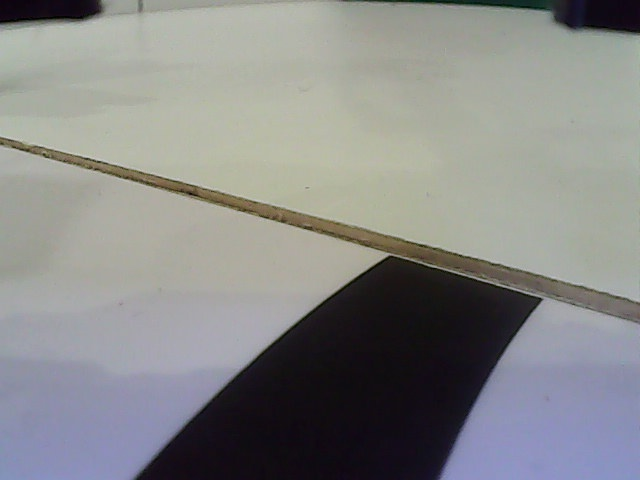
#> input picture bawty/hsvcalibimagecurvelinegap.jpg, 640 x 480 px, given in place of the camera
$ python workinglt.py
#> lines starting #> are read from the running program, lines starting #| are printed output that depends on the picture; after the words box and inside, x2 and y2 are one past the last pixel; in counts of white or black regions, pixels touching at a corner belong together
### bawty/MultiThread.py
import cv2
from threading import Thread

class WebcamStream:

    def __init__(self, stream_id = 0):
#> called with stream_id = 0
        self.stream_id = stream_id
        print(self.stream_id)
        self.vcap = cv2.VideoCapture(self.stream_id, cv2.CAP_V4L2)
        self.vcap.set(cv2.CAP_PROP_FRAME_WIDTH, 640)
        self.vcap.set(cv2.CAP_PROP_FRAME_HEIGHT, 480)
        self.vcap.set(cv2.CAP_PROP_FOURCC, cv2.VideoWriter_fourcc('M', 'J', 'P', 'G'))
        # assert self.vcap.isOpened()

        if self.vcap.isOpened() is False:
            print('[Exiting]: Error accessing webcam stream. (MultiThread)')
            exit(0)

        #print fps
        # fps_input_stream = int(self.vcap.get(5))
        # print('FPS of input stream:', fps_input_stream)

        #reading a single frame from vcap stream for initialisation
        self.grabbed, self.frame = self.vcap.read()
#> self.frame is the input picture: shape (480, 640, 3); mean B, G, R 135.4, 136.4, 135.6
        if self.grabbed is False:
            print('[Exiting]: No more frames to read. (MultiThread)')
            exit(0)
        #self.stopped is initialised to False
        self.stopped = True
        #thread instantiation
        self.t = Thread(target=self.update, args=())
        self.t.daemon = True #daemon threads run in the background

    def start(self):
        self.stopped = False
        self.t.start()

    def update(self):
        while True:
            if self.stopped is True:
                break
            self.grabbed, self.frame = self.vcap.read()
            if self.grabbed is False:
                print('[Exiting]: No more frames to read. (MultiThread)')
                self.stopped = True
                break
        self.vcap.release()

    def read(self):
        return self.frame

    def stop(self):
        self.stopped = True

### bawty/workinglt.py
import cv2
from MultiThread import WebcamStream
import serial
import numpy as np
# import struct
# from time import sleep
import math
import enum

#* CAMERA
lt_stream = WebcamStream(stream_id = 0)
lt_stream.start()
lt_frame = lt_stream.read()
width, height_org = lt_frame.shape[1], lt_frame.shape[0]
#> width = 640; height_org = 480
print("Line track camera width:", width, "Camera height:", height_org)
#| Line track camera width: 640 Camera height: 480

crop_h_bw = 93
crop_h_bw_gap = 110
height = height_org
#> height = 480
# cam_x = width/2 #-1 to bias robot to the right
# cam_y = height - 1
# print(f"Line track image centred on ({cam_x}, {cam_y})")
centre_x = int(width/2)
#> centre_x = 320

#* SERIAL
ser = serial.Serial("/dev/serial0", 9600)

#* COLOR CALIBRATION
# l_black = 0
u_black = 70

l_green = np.array([30, 50, 60], np.uint8)
u_green = np.array([85, 255, 255], np.uint8)

l_red1 = np.array([0, 100, 80], np.uint8) #! untuned red values
u_red1 = np.array([15, 255, 255], np.uint8)
l_red2 = np.array([170, 100, 80], np.uint8)
u_red2 = np.array([180, 255, 255], np.uint8) #! 179 or 180?

#* CONSTANTS CALIBRATION
gs_roi_h = 300 #the crop height for gs #! increase after tuning
gs_bksampleoffset = 10 #offset sample above green squares
gs_bksampleh = 40
gs_minbkpct = 0.35 #! to be tuned
gs_minarea = 4000000 #? consider making this scaled by pixels (/255)

set_rpm = 35
rpm = 35
kp = 1

#* IMAGE PROCESSING
x_com = np.tile(np.linspace(-1., 1., width), (height, 1)) #reps is (outside, inside)
y_com = np.array([[i] * width for i in np.linspace(1., 0, height)]) #1/height is just to save pixels
# x_com_scale = ((1-y_com) ** 0.3)
# x_com *= x_com_scale

#~ Powering x component
x_com[:, :int(width/2)] *= -1
x_com = x_com ** 1.5
x_com[:, :int(width/2)] *= -1

#~ Powering y component
y_com = y_com ** 0.875

gs_erode_kernel = np.ones((3, 3), np.uint8)

#* LOGIC SETUP
class Task(enum.Enum):
    EMPTY = 0
    LEFT_GREEN = 1
    RIGHT_GREEN = 2
    DOUBLE_GREEN = 3
    RED = 4


curr = Task.EMPTY
red_now = False
gs_now = False

#* BEGIN OF LINETRACK LOOP CODE

while True:
    if lt_stream.stopped:
        break

    #* IMAGE SETUP

    frame_org = lt_stream.read()
    frame_org = cv2.flip(frame_org, 0)
    frame_org = cv2.flip(frame_org, 1)
    frame_gray = cv2.cvtColor(frame_org, cv2.COLOR_BGR2GRAY)
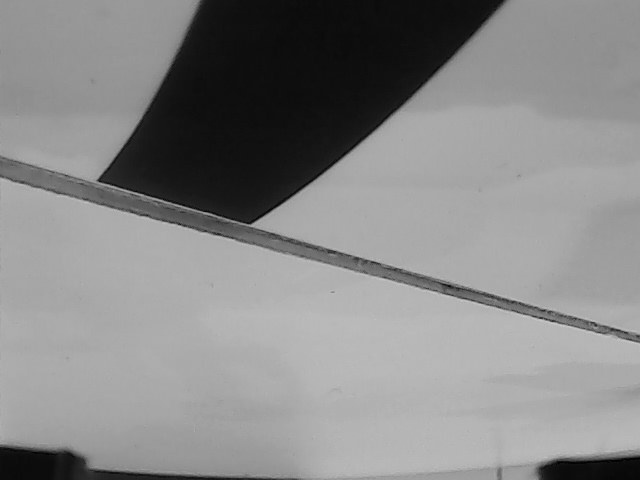
#> frame_gray: shape (480, 640); min 1, max 208, mean 136.1
    frame_hsv = cv2.cvtColor(frame_org, cv2.COLOR_BGR2HSV)
#> frame_hsv: shape (480, 640, 3); mean H, S, V 70.9, 36.2, 143.4

    mask_green = cv2.inRange(frame_hsv, l_green, u_green)
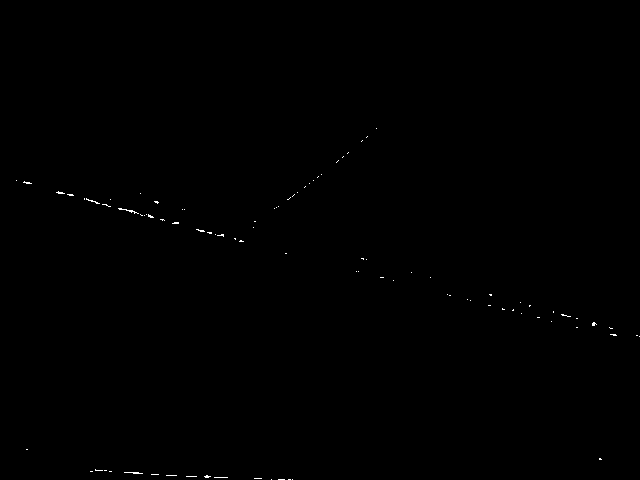
#> mask_green: shape (480, 640); 0.15% white in thin lines or dots, all inside (x1, y1, x2, y2) = (16, 128, 640, 480)
    mask_gs = mask_green[gs_roi_h:, :]
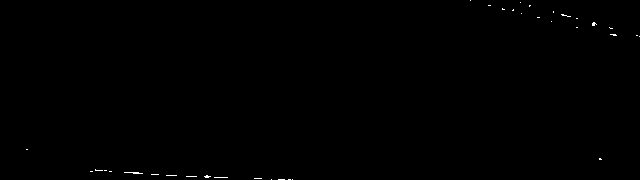
#> mask_gs: shape (180, 640); 0.17% white in thin lines or dots
    # cv2.imshow("green square mask", frame_org[gs_roi_h:, :])
    # cv2.imshow("green square mask", mask_gs) #& debug green square mask
    gs_sum = np.sum(mask_gs)
#> gs_sum = 49725
    # print(gs_sum) #& debug green min area

    mask_black_org = cv2.inRange(frame_gray, 0, u_black) - mask_green
    # cv2.imshow('black frame', black_mask) #& debug black mask
    # print(np.sum(mask_black), curr.name)

    mask_red1 = cv2.inRange(frame_hsv, l_red1, u_red1)
#> mask_red1: shape (480, 640); 0.02% white in thin lines or dots, all inside (x1, y1, x2, y2) = (213, 221, 570, 320)
    mask_red2 = cv2.inRange(frame_hsv, l_red2, u_red2)
#> mask_red2: shape (480, 640); every value is 0
    mask_red = mask_red1 + mask_red2
    # print(np.sum(mask_red)) #& debug red min area

    #* RED LINE

    if np.sum(mask_red) > 17000000:
        red_now = True
        curr = Task.RED
        rpm = 0
        to_pico = [255, 90, #90 = 0 rotation
                254, 0, #rpm
                253, curr.value] #task
    elif red_now == True:
        red_now = False
        rpm = set_rpm

    #* JUST FOUND GREEN SQUARE PREVIOUSLY

    #~ Turn while still seeing green
    elif gs_now and gs_sum < 1000:
        if curr.name == "DOUBLE_GREEN":
            if np.sum(mask_black) > 18000000:
                gs_now = False
            else:
                to_pico = [253, curr.value]
        else:
            gs_now = False

    #* GREEN SQUARES

    #~ Test for sufficient green in frame
    elif not gs_now and gs_sum > gs_minarea:
        mask_gs = cv2.erode(mask_gs, gs_erode_kernel, iterations=1)
        mask_gs = cv2.dilate(mask_gs, gs_erode_kernel, iterations=1)
        # cv2.imshow("after erosion and dilation", mask_gs) #& debug green square mask

        #~ Find y position of green (Can cut processing time here by putting fixed constant instead)
        green_row = np.amax(mask_gs, axis=1)
        g_indices_v = np.where(green_row==255) #v for vertical
        gs_top = g_indices_v[0][0] + gs_roi_h
        gs_bot = g_indices_v[0][-1] + gs_roi_h
        # cv2.imshow("Green bounding box", frame_org[gs_top:, gs_left:gs_right]) #& debug green bounds

        if gs_bot > 470:
            #~ Find x positions of green
            green_col = np.amax(mask_gs, axis=0)
            g_indices_h = np.where(green_col==255) #h for horiontal
            gs_left = g_indices_h[0][0]
            gs_right = g_indices_h[0][-1]
            # print("left:", gs_left, "right:", gs_right)

            #~ Test if below or above line
            gs_bkabove = mask_black[gs_top - gs_bksampleoffset - gs_bksampleh : gs_top - gs_bksampleoffset, gs_left : gs_right]
            gs_bkpct = np.sum(gs_bkabove) / 255 / gs_bksampleh / (gs_right - gs_left)
            # print("Percentage of black above green:", gs_bkpct) #& debug green's black
            # cv2.imshow("black area above green square", gs_bkabove)
            # cv2.imshow("black area above green in orig frame", frame_org[gs_top - gs_bksampleoffset - gs_bksampleh : gs_top - gs_bksampleoffset, gs_left : gs_right])

            #~ GREEM SQUARE FOUND
            if gs_bkpct > gs_minbkpct:

                #~ Find x position of green
                gs_centre = (gs_left + gs_right) / 2

                #~ Find x position of black
                gs_bkbeside = mask_black[gs_roi_h:, :]
                blackM = cv2.moments(gs_bkbeside)
                cx_black = int(blackM["m10"]/blackM["m00"]) if np.sum(gs_bkbeside) else 0 #theoretically divide by zero error should never happen
                # cv2.imshow("Black beside green squares", gs_bkbeside) #& debug green type triggered
                # print("Black x-centre:", cx_black)
                # print("Green x-centre:", gs_centre)

                #~ Identify type of green square
                if cx_black > gs_left and cx_black < gs_right and gs_sum > 2 * gs_minarea:
                    curr = Task.DOUBLE_GREEN
                    gs_now = True
                elif cx_black > gs_centre:
                    curr = Task.LEFT_GREEN
                    gs_now = True
                elif cx_black < gs_centre:
                    curr = Task.RIGHT_GREEN
                    gs_now = True

                to_pico = [253, curr.value]
                # else:
                    # print("ERROR: Green found but type indetermined")

    #* LINETRACK

    if not gs_now and not red_now:

        curr = Task.EMPTY
        # mask_gap = mask_black[crop_h_bw_gap:, :]
        mask_uncropped_black = mask_black_org.copy()
        mask_black = mask_black_org.copy()
        mask_black[:crop_h_bw, :] = 0
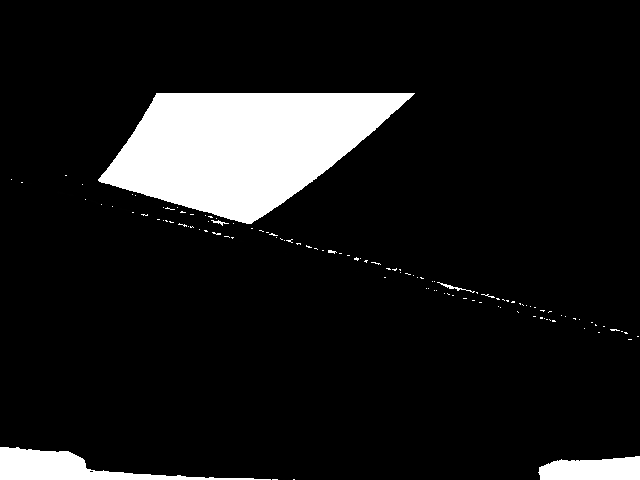
#> mask_black: shape (480, 640); min 0, max 255, mean 26.2

        black_kernel = np.ones((5, 5), np.uint8)
        # cv2.imshow("black lt mask", mask_gap)
        mask_black = cv2.erode(mask_black, black_kernel)
        mask_black = cv2.dilate(mask_black, black_kernel)
        # cv2.imshow("black mask", mask_black)

        black_kernel = np.ones((5, 5), np.uint8)
        # cv2.imshow("black lt mask", mask_gap)
        mask_uncropped_black = cv2.erode(mask_uncropped_black, black_kernel)
        mask_uncropped_black = cv2.dilate(mask_uncropped_black, black_kernel)
        # cv2.imshow("black uncropped mask", mask_uncropped_black)

        #~ Finding the lowest black and white pixels in UNCROPPEd black
        black_row = np.amax(mask_uncropped_black, axis=1)
#> black_row = 480 values, max 255 at index 0, min 0 at index 224, mean 136.5
        black_indices_v = np.where(black_row > 0)
        black_start_y = black_indices_v[0][-1] if len(black_indices_v[0]) else 0
#> black_start_y = 479
        black_row[black_start_y:] = 255
        white_indices = np.where(black_row == 0)
        white_start_y = white_indices[0][-1] if len(white_indices[0]) else 0
#> white_start_y = 446
        # mask_black = mask_black[white_start_y:black_start_y, :]
        curr_height = black_start_y-white_start_y
#> curr_height = 33
        print("black:", black_start_y, "white:", white_start_y)
#| black: 479 white: 446
        print("hi")

        #~ Finding left and right index of black
        mask_supercrop_black = mask_black_org.copy()
        mask_supercrop_black[:-160, :] = 0
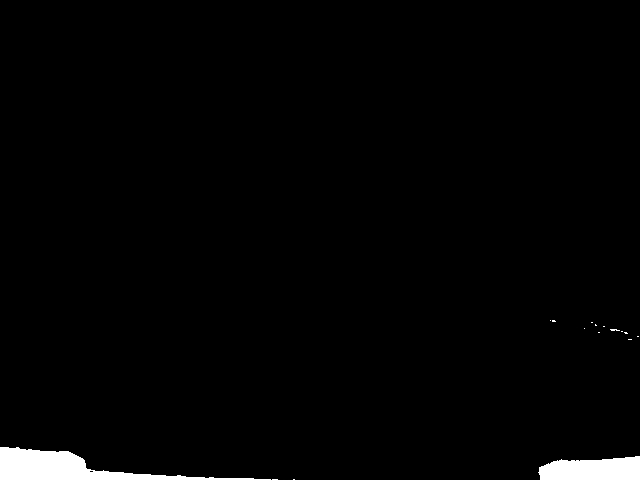
#> mask_supercrop_black: shape (480, 640); min 0, max 255, mean 4.5
        # cv2.imshow("super crop", mask_supercrop_black)
        black_col = np.amax(mask_black, axis=0)
#> black_col = 640 values, max 255 at index 0, min 0 at index 411, mean 204
        black_indices_h = np.where(black_col == 255)
        black_start_x = black_indices_h[0][0] if len(black_indices_h[0]) else 0
#> black_start_x = 0
        black_end_x = black_indices_h[0][-1] if len(black_indices_h[0]) else 0
#> black_end_x = 639
        black_diff_x = black_end_x-black_start_x
#> black_diff_x = 639
        print("x amount:", black_diff_x)
#| x amount: 639

        if black_start_y < 320 or white_start_y > 320 and black_diff_x < 320:
                print("LINE GAP")
                mask_black = mask_black_org.copy()
                mask_black[:40, :] = 0 #get out horizon
            # [7 lines of commented-out code are left out]
        else:
            mask_black[:white_start_y, :] = 0
#> mask_black: shape (480, 640); min 0, max 255, mean 4.4


        # [9 lines of commented-out code are left out]
        y_black = cv2.bitwise_and(y_com, y_com, mask = mask_black)
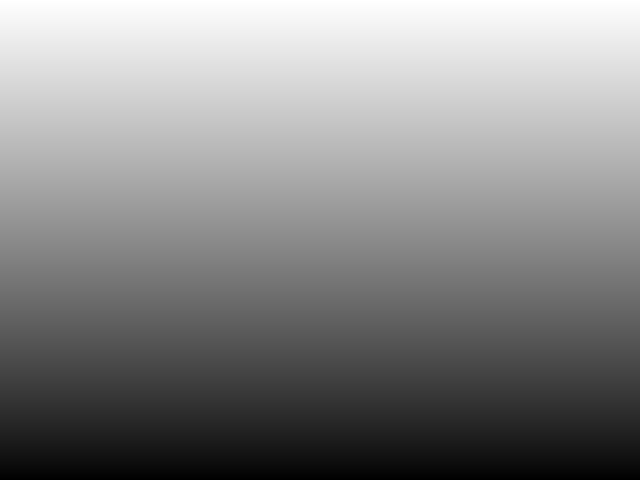
#> y_com: shape (480, 640) float64; min 0, max 1, mean 0.533
        x_black = cv2.bitwise_and(x_com, x_com, mask = mask_black)
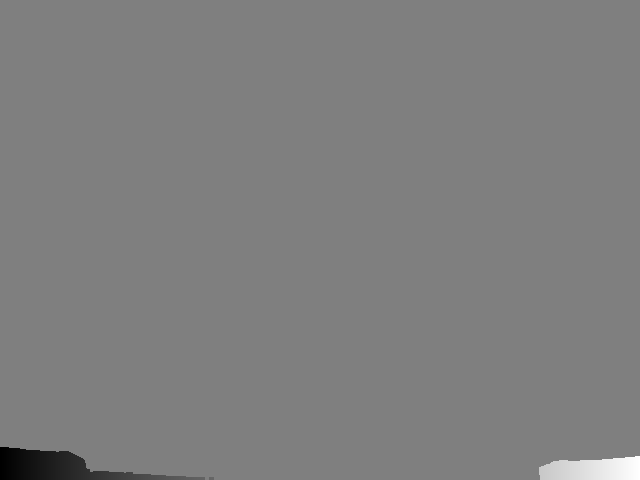
#> x_black: shape (480, 640) float64; min -1, max 1, mean -0.00255; drawn with min black and max white
        # cv2.imshow("yframe", y_black)
        # cv2.imshow("xframe", x_black)

        #~ Line gap
        # print("max black:", np.max(y_black))

        #~ Plain line track
        y_resultant = np.mean(y_black)
#> y_resultant = 0.000603
        x_resultant = np.mean(x_black)
#> x_resultant = -0.00255
        # print(y_resultant, x_resultant) #& debug resultant angle

        #~ Formatting data for transfer
        angle = 90 - (math.atan2(y_resultant, x_resultant) * 180/math.pi) if y_resultant != 0 else 0
#> angle = -76.7
        # print(angle) #& debug angle
        pidangle = angle * kp
#> pidangle = -76.7

        # else:
        #     angle = 0

        if pidangle > 90:
            pidangle = 90
        elif pidangle < -90:
            pidangle = -90
        rotation = int(pidangle) + 90
#> rotation = 14
        # print(rotation)

        print("rpm:", rpm)
        print("rotation:", rotation)
#| rotation: 14
        print("value:", curr)

    to_pico = [255, rotation, # 0 to 180, with 0 actually being -90 and 180 being 90
                254, rpm,
                253, curr.value] # 0 to 200
#> to_pico = [255, 14, 254, 35, 253, 0]
                # 253, curr] # 0 to 3 currently

    # print(curr)

    #* SEND DATA

    print(to_pico)
#| [255, 14, 254, 35, 253, 0]

    ser.write(to_pico)

    key = cv2.waitKey(1)
#> (key q is pressed here)
    if key == ord('q'):
        break

lt_stream.stop()
cv2.destroyAllWindows()
